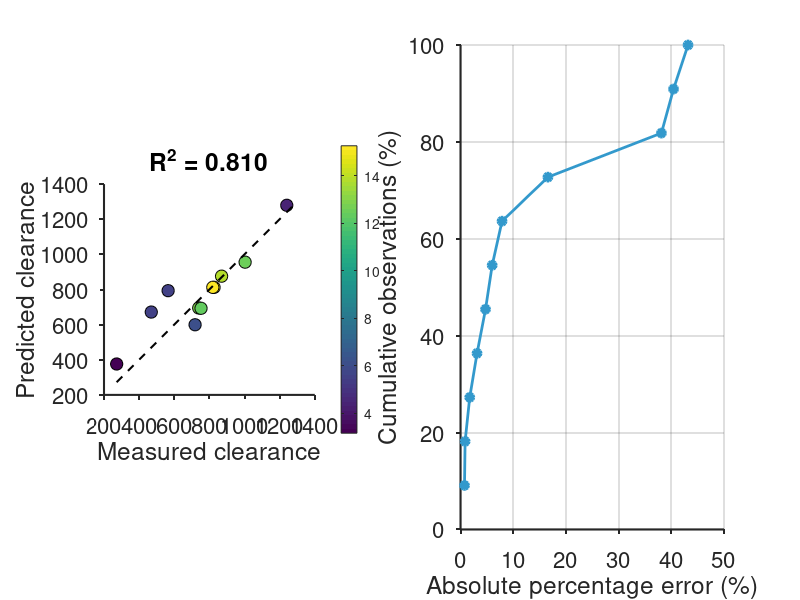

Write MATLAB code to recreate this figure.
%% Figure 3a: current-authoritative clearance parity and error CDF
% No training. All plotted arrays are loaded from the current-authoritative MAT.
data=load('figure3a_current_parity_cdf.mat');
figure('Color','w','Units','normalized','Position',[0.10 0.15 0.80 0.55]);
subplot(1,2,1); scatter(data.trues,data.preds,80,data.dens,'filled','MarkerEdgeColor','k'); hold on;
lims=[min([data.trues(:);data.preds(:)]) max([data.trues(:);data.preds(:)])]; plot(lims,lims,'k--','LineWidth',1.5); axis square;
xlabel('Measured clearance'); ylabel('Predicted clearance'); title(sprintf('R^2 = %.3f',data.r2)); colorbar;
set(gca,'FontSize',16,'FontName','Helvetica','LineWidth',1.5,'TickDir','out','Box','off');
subplot(1,2,2); plot(data.sorted_pct,data.cum_percent,'o-','Color',[0.20 0.60 0.80],'MarkerFaceColor',[0.20 0.60 0.80],'LineWidth',2);
xlabel('Absolute percentage error (%)'); ylabel('Cumulative observations (%)'); ylim([0 100]); grid on;
set(gca,'FontSize',16,'FontName','Helvetica','LineWidth',1.5,'TickDir','out','Box','off');
